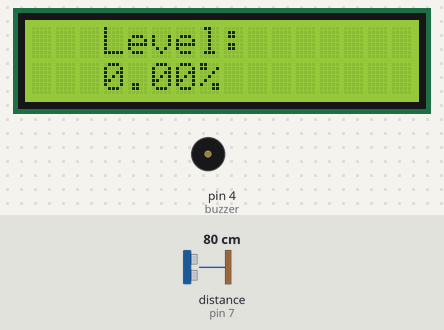
A sketch run on a simulated Arduino Uno, built with avr-gcc and run on an emulated ATmega328P. On the bench: 16×2 character LCD, buzzer (waves = sounding, pin HIGH). Wiring (inferred from the names in the program): ultrasonic range finder: trigger pin 6; echo pin 7. Inputs (shaded band) come from the test bench; at power-on: distance to the obstacle (sensor on pin 7) 80 cm. The echo pulse lasts 58.3 µs per cm; pins used as bus, display or sensor lines are not drawn; what the sketch prints to the serial monitor is not drawn.

Above: at 1.2 s.
1.3 s: distance to the obstacle (sensor on pin 7) set to 5 cm
At 3.3 s:
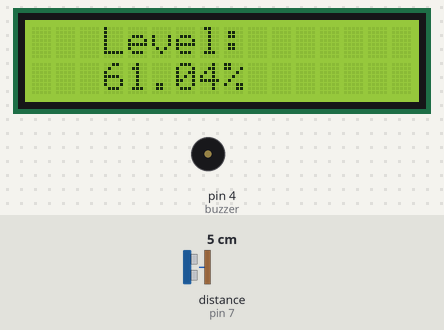
3.6 s: distance to the obstacle (sensor on pin 7) set to 2 cm
At 4.9 s:
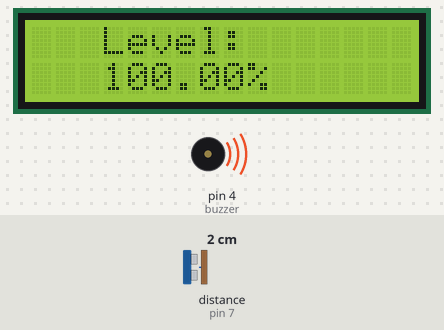
7.7 s: distance to the obstacle (sensor on pin 7) set to 4 cm
At 9.5 s:
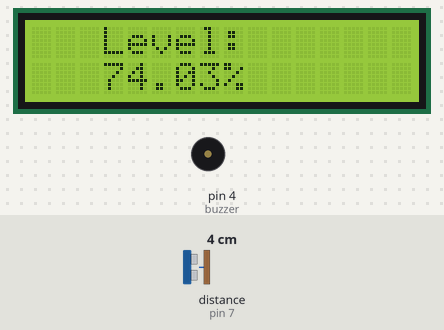
Timing chart, 0 to 11.0 s (numbered marks = the images above; inputs shaded):
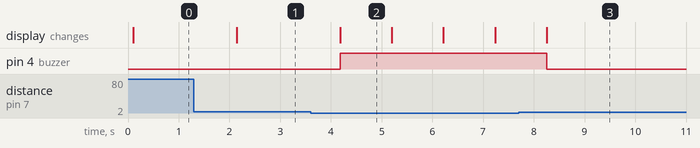

The sketch:

smartbin.ino
```cpp
#include <LiquidCrystal_I2C.h>
LiquidCrystal_I2C lcd(0x27, 16, 2);

#define trigPin1 6   // Ultrasonic trigger
#define echoPin1 7   // Ultrasonic echo
#define buzzer 4     // Buzzer output

long duration, distance;
float level = 0;

void setup()
{
  Serial.begin(115200); // Serial monitor
  lcd.begin(16, 2);
  lcd.backlight();

  lcd.setCursor(0, 0);
  lcd.print("Smart Dustbin");
  lcd.setCursor(0, 1);
  lcd.print("Monitoring");

  pinMode(trigPin1, OUTPUT);
  pinMode(echoPin1, INPUT);
  pinMode(buzzer, OUTPUT);
}

void loop()
{
  ultrasensor(trigPin1, echoPin1); // Read distance
  float maxDistance = 8.7;
  float minDistance = 1.0;

  // Calculate fill percentage
  level = ((maxDistance - distance) / (maxDistance - minDistance)) * 100;
  level = constrain(level, 0, 100);

  // Display on Serial and LCD
  Serial.print("Level: "); Serial.print(level); Serial.println(" %");
  lcd.clear();
  lcd.setCursor(3, 0); lcd.print("Level:");
  lcd.setCursor(3, 1); lcd.print(level); lcd.print("%");

  // Buzzer alert if bin >80%
  digitalWrite(buzzer, level > 80 ? HIGH : LOW);

  delay(1000);
}

// Function to measure distance using ultrasonic sensor
void ultrasensor(int trigPin, int echoPin)
{
  digitalWrite(trigPin, LOW);
  delayMicroseconds(2);
  digitalWrite(trigPin, HIGH);
  delayMicroseconds(10);
  digitalWrite(trigPin, LOW);

  duration = pulseIn(echoPin, HIGH);
  distance = (duration / 2) / 29.1; // Convert to cm
}
```

Measured:
- the behaviour switches between 4 and 3 cm on distance to the obstacle (sensor on pin 7) (found by bisection; images 1 and 2)
- after the input at 1.3 s, the display: changes after 0.85 s (image 1)
- after the input at 3.6 s, pin 4 (buzzer): LOW → HIGH after 0.58 s; the display: changes after 0.58 s (image 2)
- after the input at 7.7 s, pin 4 (buzzer): HIGH → LOW after 0.55 s; the display: changes after 0.55 s (image 3)
- what the display in image 2 shows lasts 1.0 s, from 4.2 s to 5.2 s
